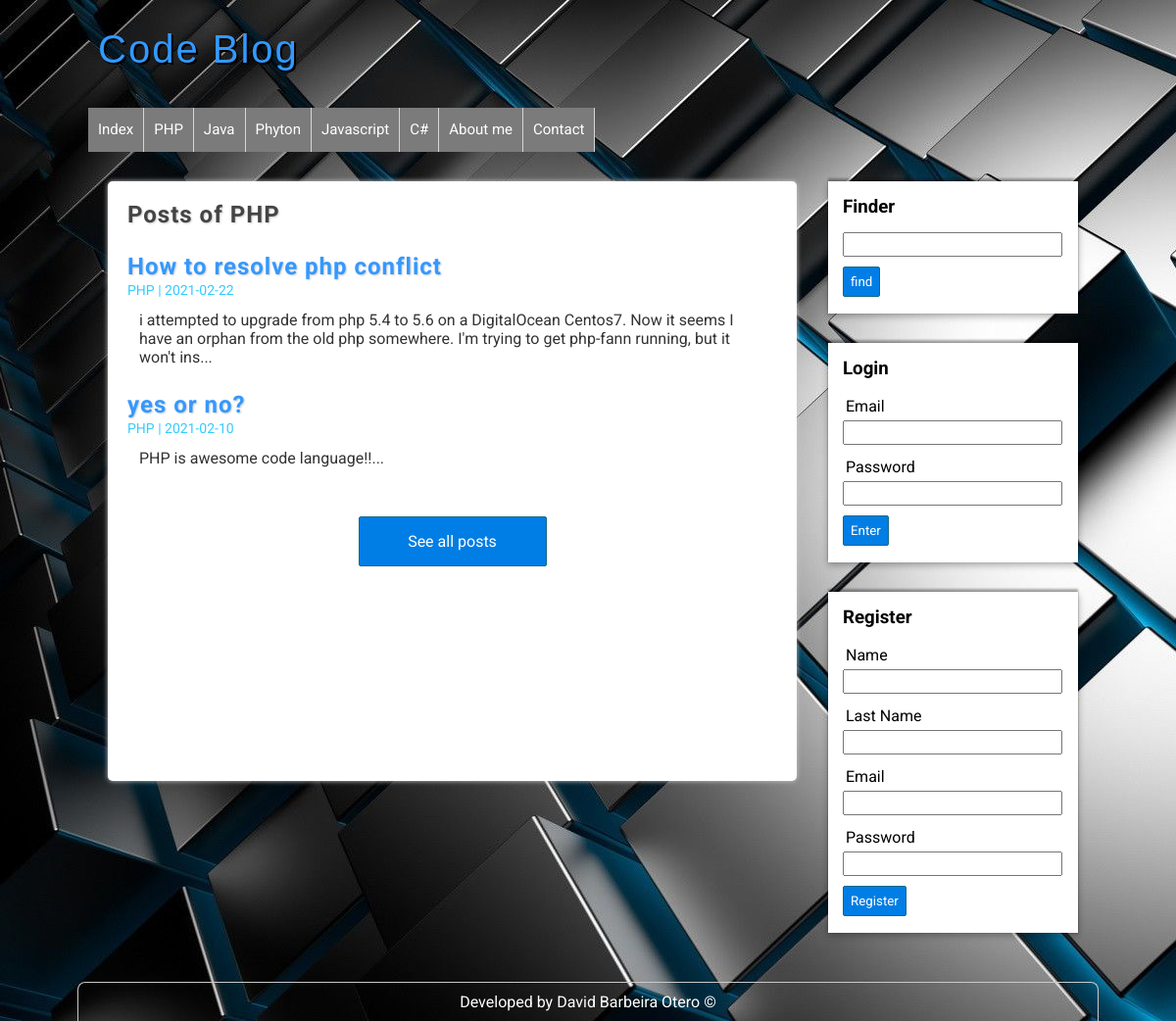
The app's page /category.php?idcategory=1 with its own data.
### tables this page shows
CREATE TABLE `categories` (
  `id` int(11) NOT NULL,
  `name` text NOT NULL
);

CREATE TABLE `posts` (
  `id` int(11) NOT NULL,
  `title` text NOT NULL,
  `description` longtext NOT NULL,
  `user_id` int(11) NOT NULL,
  `category_id` int(11) NOT NULL,
  `date` date DEFAULT NULL
);

### includes/helpers.php (called while the page is built, shortened)
<?php
function get_categories($connection) {
    $sql = "SELECT * FROM categories ORDER BY id ASC";
    $categories = mysqli_query($connection, $sql);
    $result = array();
    if ($categories) {
        $result = $categories;
    }
    return $result;
}
function get_category($connection, $id) {
    $sql = "SELECT * FROM categories where id=$id ORDER BY id ASC";
    $categories = mysqli_query($connection, $sql);
    $result = array();
    if ($categories) {
        $result = mysqli_fetch_assoc($categories);
    }
    return $result;
}
function get_all_posts($connection, $limit = null, $category = null,$find=null) {
    $sql = "SELECT e.*,c.name AS 'category' FROM posts e" .
            " INNER JOIN categories c on e.category_id=c.id";
    if ($category != null) {
        $sql .= " WHERE e.category_id='$category'";
    }
    $sql .= " ORDER BY e.id DESC";
    $posts = mysqli_query($connection, $sql);
    $result = array();
    if ($posts) {
        $result = $posts;
    }
    return $result;
}

### category.php (the view, shortened to what this page needs)
<?php require_once 'includes/helpers.php' ?>
<?php require_once 'includes/header.php' ?>
<?php
$actual_category = get_category($db, $_GET['idcategory']);
$category_id = $_GET['idcategory'];
?>
<div id="container">
    <?php require_once'includes/aside.php' ?>
    <div id="main">
        <h1>Posts of <?= $actual_category['name'] ?></h1>
        <?php
        $posts = get_all_posts($db, null, $category_id);
        if (!empty($posts)&& mysqli_num_rows($posts)>=1):
            while ($post = mysqli_fetch_assoc($posts)):
                ?>
                <article class="entry_posts">
                    <a href="post-details.php?id=<?=$post['id']?>">
                        <h2><?= $post['title'] ?> </h2>
                        <span class="date_last_posts"><?= $post['category'] . ' | ' . $post['date'] ?> </span>
                        <p><?= substr($post['description'], 0, 180) . "..." ?> </p>
                    </a>
                </article>
                <?php
            endwhile;
       else:
        ?>
        <div class="error-alert">No posts at now</div>
        <?php endif ?>
        <div id="see-all">
            <a href="entries.php">
                See all posts
            </a>
        </div>
    </div>
</div>
<?php require_once 'includes/footer.php' ?>
</body>
</html>

### includes/header.php (shortened to what this page needs)
<?php require_once 'connection.php'
?>
<?php require_once 'helpers.php'
?>
<!DOCTYPE HTML>
<html lang="es">
    <head>
        <link rel="stylesheet" type="text/css" href="/assets/css/style.css"/>
    </head>
    <body>
        <header id="header">
            <div id="logo">
                <a href="index.php">
                    Code Blog
                </a>
            </div>
            <?php $categories=get_categories($db);   ?>
            <nav id="menu">
                <ul>
                    <li>
                        <a href="index.php">Index</a>
                    </li>
            <?php  while($category= mysqli_fetch_assoc($categories)):  ?>
             <li>
                 <a href="category.php?idcategory=<?=$category['id']?>"><?= $category['name']?></a>
                    </li>
            <?php endwhile; ?>
                       <li>
                        <a href="index.php">About me</a>
                    </li>
                       <li>
                        <a href="index.php">Contact</a>
                    </li>
                </ul>
            </nav>
        </header>

### assets/css/style.css (style rules this page uses)
* { margin:0px; padding:0px; text-decoration: none; font-family: 'Roboto', sans-serif; }
body { background: url(../img/cubes.jpg) #F4F4F4; color:white; }
#header { width: 85%; height: auto; background: transparent; margin: 0px auto; }
#logo { float:left; width:540px; height:110px; }
#logo a { font-family: Helvetica; font-size: 40px; letter-spacing: 2px; color: #3399ff; text-shadow:0px 0px 0px black,1px 1px 0px black,2px 2px 0px black; transition: all 500ms; line-height: 100px; margin-left:10px; }
#menu { width: 100%; clear: both; overflow: hidden; }
#menu ul { list-style: none; }
#menu ul li { float: left; line-height: 45px; border-right: 1px solid #d6d6d6; }
#menu ul li a { display:block; padding-left: 10px; padding-right: 10px; font-size: 15px; color:white; background-color: #7B7B7B; transition: all 500ms; }
#container { width: 85%; min-height:auto; margin: 0px auto; margin-top: 30px; }
#main { float: left; width: 65%; min-height:572px; background: white; border-radius: 5px; box-shadow: 0px 0px 5px #ccc; color:black; margin-left: 20px; padding:20px; overflow:hidden; }
#main h1 { font-size: 24px; color: #444; letter-spacing: 1px; text-shadow:1px 1px 2px #ccc; }
#main h2 { font-size: 24px; color: #3399ff; letter-spacing: 1px; margin-top: 25px; text-shadow:1px 1px 2px #ccc; }
#main p { margin: 12px; }
#main a { color:#333; }
.date_last_posts { color:#33ccff; margin-top: 15px; font-size:14px }
#see-all a { display:block; border-radius: 2px; padding:15px; color:white; background: #007ee5; border : 1px solid #156785; cursor: pointer; width:160px; margin: 0px auto; margin-top: 50px; text-align: center; }

### records on screen
categories: name "PHP"
categories: name "Java"
categories: name "Phyton"
categories: name "Javascript"
categories: name "C#"
posts: title "How to resolve php conflict", category.name "PHP", date "2021-02-22", description "i attempted to upgrade from php 5.4 to 5.6 on a DigitalOcean Centos7. Now it seems I have an orphan from the old php somewhere. I'm trying to get php-fann running, but it won't ins"
posts: title "yes or no?", category.name "PHP", date "2021-02-10", description "PHP is awesome code language!!"
